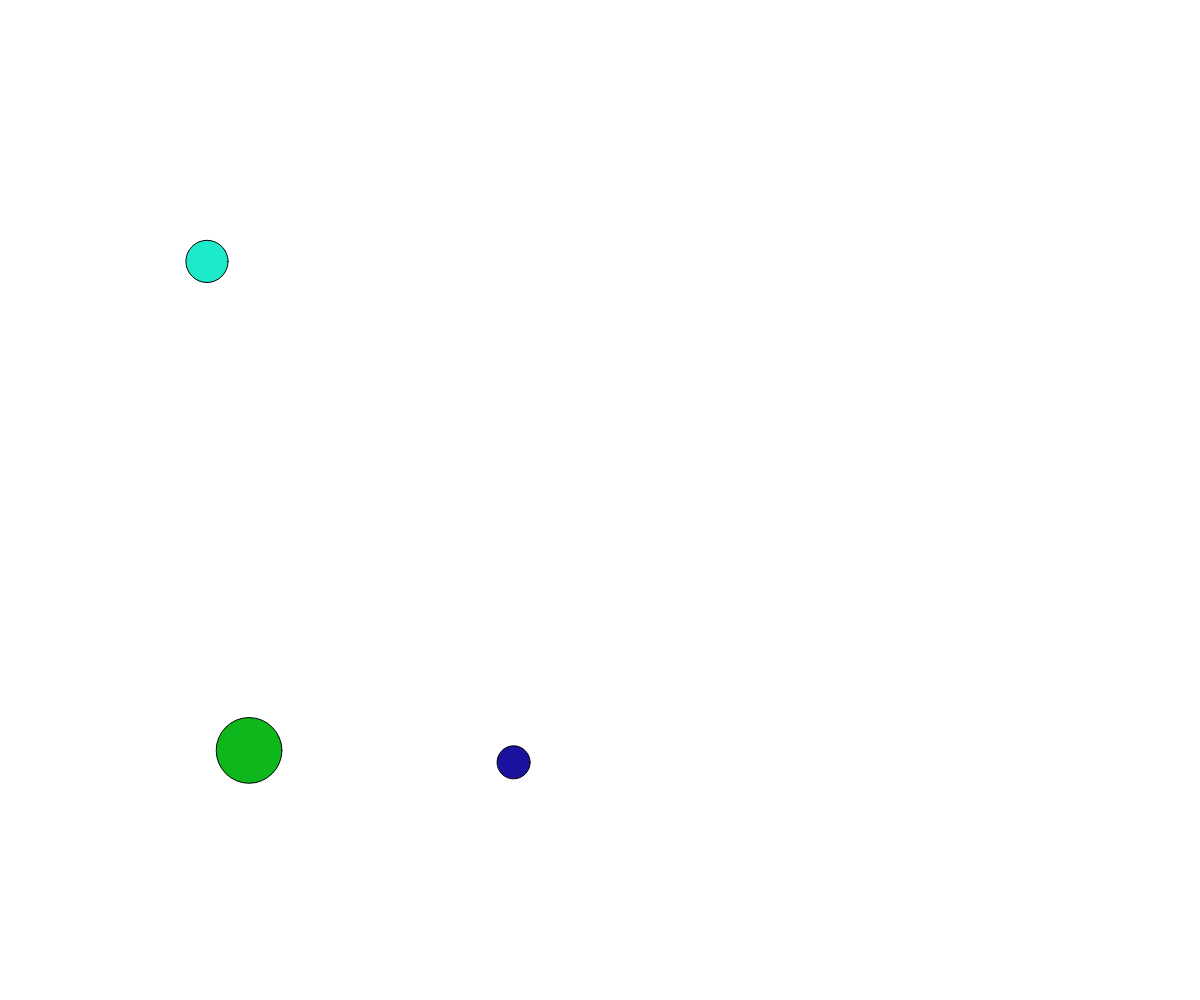
Frame 1 (no input)
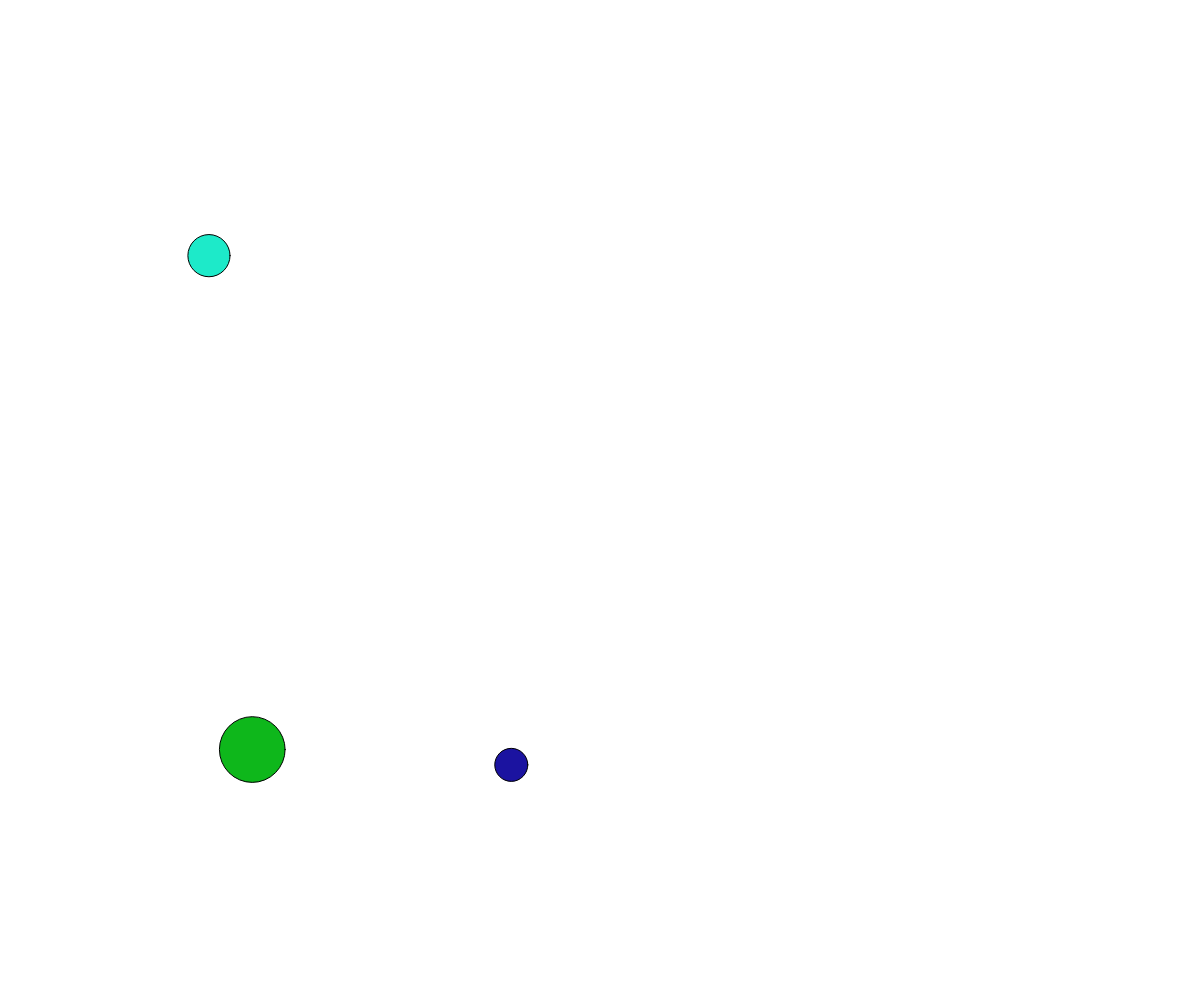
Frame 60 (no input)
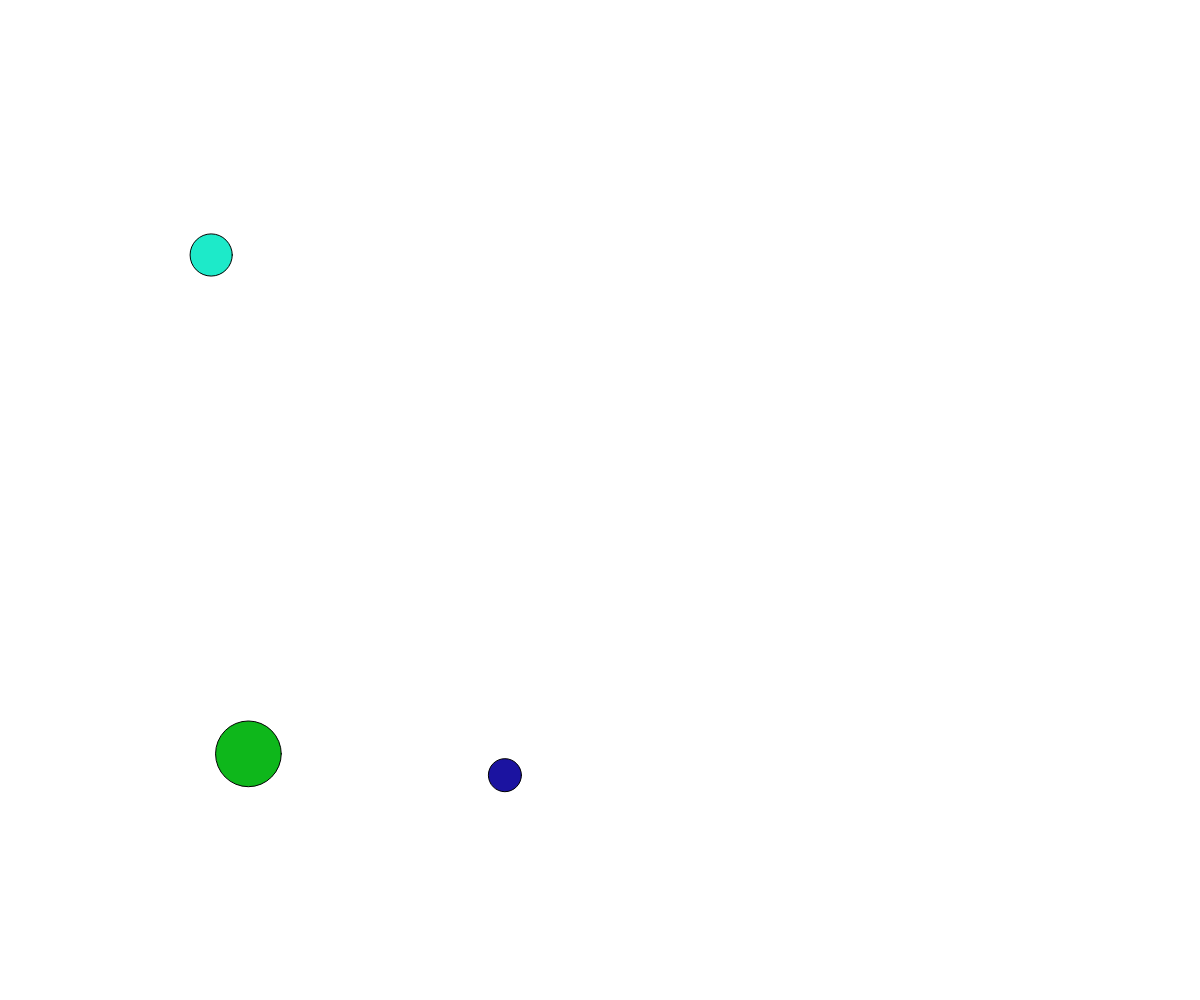
Frame 120 (the mouse pressed at the canvas centre since frame 60)

The p5.js sketch that drew these frames (run headless with seeded random() and noise() and a simulated clock; from frame 60 on, the mouse is pressed at the canvas centre):

// p5.js sketch
// ── sketch.js
var chose0;
var chose1;
var chose2;


function setup() {
  createCanvas(windowWidth, windowHeight);
  colorMode(HSB);
  background(0, 0, 100);

  chose0 = new UneChose();
  chose0.x = random(0, width);
  chose0.y = random(0, height);
  chose0.color = color(random(0, 360), random(60, 100), random(60, 100));

  chose1 = new UneChose();
  chose1.x = random(0, width);
  chose1.y = random(0, height);
  chose1.color = color(random(0, 360), random(60, 100), random(60, 100));

  chose2 = new UneChose();
  chose2.x = random(0, width);
  chose2.y = random(0, height);
  chose2.color = color(random(0, 360), random(60, 100), random(60, 100));

}

function windowResized() {
  resizeCanvas(windowWidth, windowHeight);
  background(0, 0, 100);
}

function draw() {

  background(0, 0, 100);

  chose0.x = chose0.x + random(-1, 1);
  chose0.y = chose0.y + random(-1, 1);
  fill(chose0.color);
  ellipse(chose0.x, chose0.y, chose0.size, chose0.size);


  chose1.x = chose1.x + random(-1, 1);
  chose1.y = chose1.y + random(-1, 1);
  fill(chose1.color);
  ellipse(chose1.x, chose1.y, chose1.size, chose1.size);

  chose2.x = chose2.x + random(-1, 1);
  chose2.y = chose2.y + random(-1, 1);
  fill(chose2.color);
  ellipse(chose2.x, chose2.y, chose2.size, chose2.size);

}


function UneChose() {

  this.x = 0;
  this.y = 0;
  this.color = green;
  this.size = random(30, 80);

}
